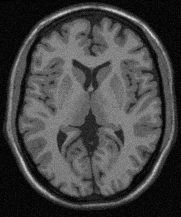
#> input picture Practica/Practica 2/archivos-practica2/ImagenA.pgm, 181 x 217 px
$ python ej_6_opencv.py ImagenA.pgm out.png
#> lines starting #> are read from the running program, lines starting #| are printed output that depends on the picture; long printed decimals are rounded
import cv2
import sys
import numpy as np
import matplotlib.pyplot as plt
import os.path


def read_pgm_file(file_name):

#> called with file_name = 'ImagenA.pgm'
    data_dir = os.path.dirname(os.path.abspath(__file__))

    # Test if file exists
    file_path = os.path.join(data_dir, file_name)
    assert os.path.isfile(file_path), 'file \'{0}\' does not exist'.format(file_path)

    img = cv2.imread(file_name,flags=cv2.IMREAD_GRAYSCALE)
#> img is the input picture: shape (217, 181); min 0, max 219, mean 67.9

    if img is not None:
        print('img.size: ', img.size)
#| img.size:  39277
    else:
        print('imread({0}) -> None'.format(file_path))

    return img


def show_img_hist(im):

    vmin = np.amin(im)
    vmax = np.max(im)
    print("Intensity Min: {}   Max:{}".format(vmin,vmax))

    L = int(vmax - vmin)
    print("Number of Levels: {}".format(L))
    fig = plt.figure(figsize=(16,6))
    ax1 = plt.subplot(1, 2, 1)
    ax2 = plt.subplot(1, 2, 2)

    # imgplot = plt.imshow(im/np.amax(im))
    imgplot = ax1.imshow(im,cmap='gray', vmin=vmin, vmax=vmax)
    fig.colorbar(imgplot, ax=ax1)
    # cv2.imshow(infile,img)
    # cv2.waitKey(0)

    hist, bin_edges = np.histogram(im.ravel(),bins=L)
    ax2.bar(bin_edges[:-1], hist)
    # plt.show()


def noisserer(im, level):
    imout = np.zeros_like(im)
    # Aplico el ruido
    cv2.randn(imout,0,1)
    cv2.add(im,imout*level,imout)
    # [8 lines of commented-out code are left out]

    return imout

def low_pass(im, kernel, method = 'valid'):
    # Obtengo las dimensiones de la imagen
    shape = im.shape
    # Obtengo las dimensiones del filtro
    filter_shape = kernel.shape
    #Verifico el method
    if method == 'valid':
        new_shape = (shape[0]-filter_shape[0], shape[1]-filter_shape[1])
        new_im = np.zeros(new_shape)
        # Recorro la imagen nueva
        for i in range(new_shape[0]):
            for j in range(new_shape[1]):
                # Recorro el filtro
                for k in range(filter_shape[0]):
                    for l in range(filter_shape[1]):
                        new_im[i,j] += im[i+k,j+l]*kernel[k,l]
        return new_im
    elif method == 'same':
        new_shape = shape
        # Agrego el pading necesario
        new_im = np.zeros(new_shape)
        pad_x = int(filter_shape[0]/2)
        pad_y = int(filter_shape[1]/2)
        im = np.pad(im,((pad_x,pad_x),(pad_y,pad_y)),'constant')
        # Recorro la imagen nueva
        for i in range(new_shape[0]):
            for j in range(new_shape[1]):
                # Recorro el filtro
                for k in range(filter_shape[0]):
                    for l in range(filter_shape[1]):
                        new_im[i,j] += im[i+k,j+l]*kernel[k,l]
        return new_im

    else:
        print("Invalid method")
        return None

def unsarp(im, kernel = None):
    if kernel is None:
        kernel = np.array([[1,1,1],[1,1,1],[1,1,1]])*1/9
    new_image = low_pass(im, kernel, method = 'same')
    return cv2.subtract(im, new_image)
    # return im - new_image
def high_boost(im, A, kernel = None):
    if kernel is None:
        kernel = np.array([[1,1,1],[1,1,1],[1,1,1]])*1/9
    new_image = low_pass(im, kernel, method = 'same')
    return cv2.subtract(A*im, new_image)
    # return A*im - new_image
if __name__ == "__main__":

    if(len(sys.argv)<3):
        print("Usage: python read-write-pgm.py [infile.pgm] [outfile.pgm]")
        exit(1)

    infile = sys.argv[1]
    outfile = sys.argv[2]

    img = read_pgm_file(infile)

    im = np.array(img)
    print("Size of image: {}".format(im.shape))
#| Size of image: (217, 181)

    show_img_hist(im)
#> in show_img_hist, `vmin = np.amin(im)`: vmin = 0
#> in show_img_hist, `vmax = np.max(im)`: vmax = 219
#| Intensity Min: 0   Max:219
#| Number of Levels: 219
#> in show_img_hist, `hist, bin_edges = np.histogram(im.ravel(),bins=L)`: hist = 219 values, max 1026 at index 6, min 0 at index 206, mean 179.3; bin_edges = 220 values from 0 to 219

    imout = noisserer(im, 10)
#> in noisserer, `cv2.randn(imout,0,1)`:
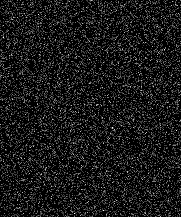
#> imout: shape (217, 181); min 0, max 4, mean 0.384; drawn with min black and max white
    show_img_hist(imout)
#| Intensity Min: 0   Max:229
#| Number of Levels: 229

    imout = high_boost(imout, 1.0)
#> in low_pass, `im = np.pad(im,((pad_x,pad_x),(pad_y,pad_y)),'constant')`:
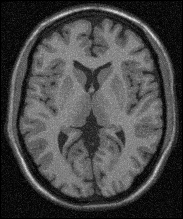
#> im: shape (219, 183); min 0, max 229, mean 70.4
#> in high_boost, `return cv2.subtract(A*im, new_image)`:
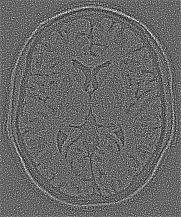
#> returned value: shape (217, 181) float64; min -37.67, max 54.89, mean 0.1; drawn with min black and max white
    # Reescalear la imagen
    show_img_hist(imout)
#| Intensity Min: -37.667   Max:54.889
#| Number of Levels: 92
    # show_img_hist((imout - imout.min()) * 255/np.amax((imout - imout.min())))

    # imout_2 = cv2.unsharpMask(im, 3, 1.5)
    # show_img_hist(imout_2)
    plt.show()
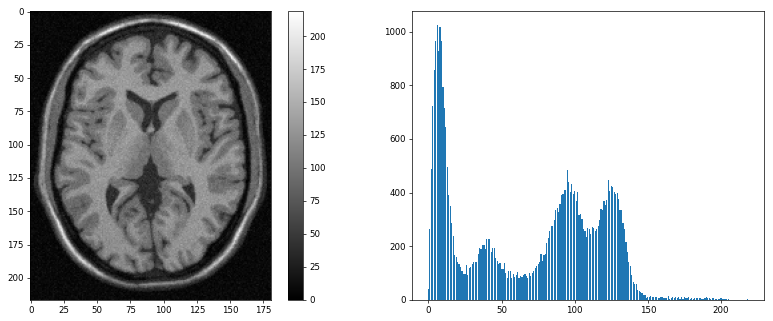
#> figure drawn by matplotlib, 3 panels; panel 2: tallest bar 1026 high, from x = 5.6 to 6.4
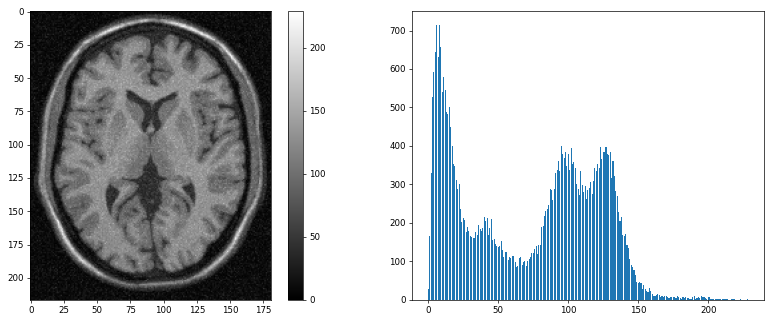
#> figure drawn by matplotlib, 3 panels; panel 2: tallest bar 715 high, from x = 7.6 to 8.4
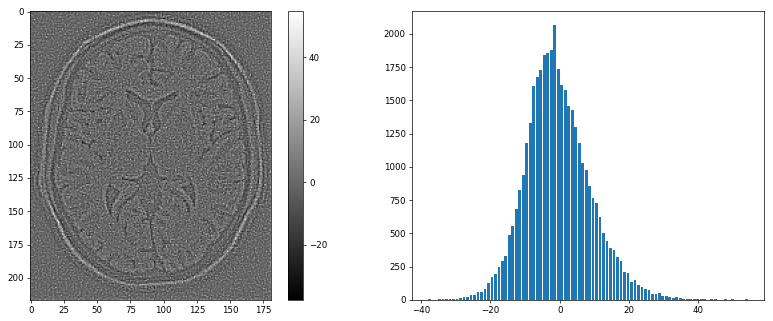
#> figure drawn by matplotlib, 3 panels; panel 2: tallest bar 2068 high, from x = -1.85 to -1.05


    cv2.imwrite(outfile,imout,[cv2.IMWRITE_PXM_BINARY,0])
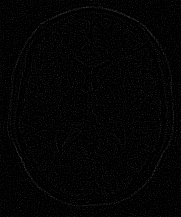
#> saved as out.png: shape (217, 181); min 0, max 55, mean 3.7

$ run again, on Practica/Practica 2/archivos-practica2/A0_ec_sub.pgm
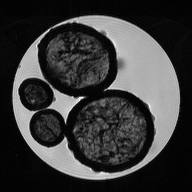
#> input picture Practica/Practica 2/archivos-practica2/A0_ec_sub.pgm, 192 x 192 px
#> in read_pgm_file, img is the input picture: shape (192, 192); min 1, max 255, mean 58.8
#| img.size:  36864
#| Size of image: (192, 192)
#> vmin = 1
#> vmax = 255
#| Intensity Min: 1   Max:255
#> L = 254
#| Number of Levels: 254
#> hist = 254 values, max 3331 at index 3, min 0 at index 228, mean 145.1; bin_edges = 255 values from 1 to 255
#| Intensity Min: 1   Max:255
#| Number of Levels: 254
#> in high_boost, `return cv2.subtract(A*im, new_image)`:
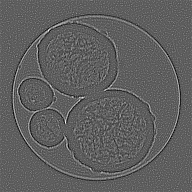
#> returned value: shape (192, 192) float64; min -62.89, max 104.6, mean 0.1; drawn with min black and max white
#| Intensity Min: -62.889   Max:104.556
#| Number of Levels: 167
#> `cv2.imwrite(outfile,imout,[cv2.IMWRITE_PXM_BINARY,0])`:
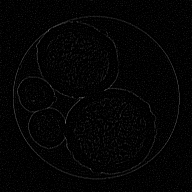
#> saved as out.png: shape (192, 192); min 0, max 105, mean 4
